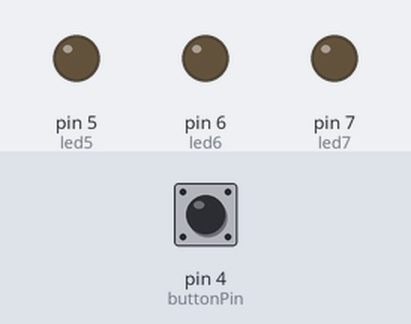
The sketch below on a simulated Arduino Uno, built with avr-gcc and run on an emulated ATmega328P. Shown: output pins drawn as LEDs (lit = HIGH). Dashed ring = blinking. Inputs (shaded band) come from the test bench; at power-on: pin 4 (buttonPin) HIGH. What the sketch prints to the serial monitor is not drawn.

Above: at 1.2 s.
1.3 s: pin 4 (buttonPin) pulled LOW for 3.2 s
At 5.2 s:
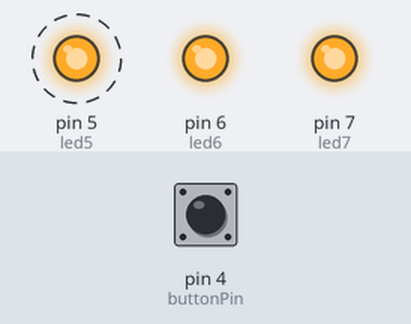
6.0 s: pin 4 (buttonPin) pulled LOW for 0.15 s
At 7.7 s:
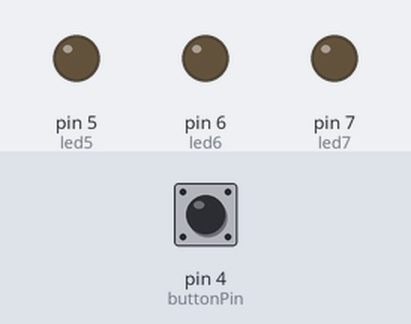
8.0 s: pin 4 (buttonPin) pulled LOW for 1 s
At 9.6 s:
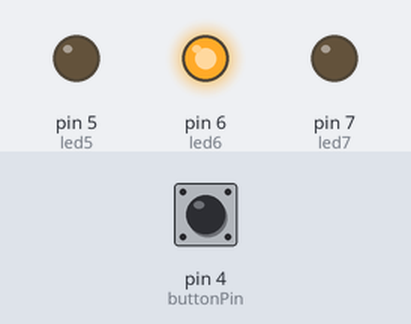
Timing chart, 0 to 11.1 s (numbered marks = the images above; inputs shaded):
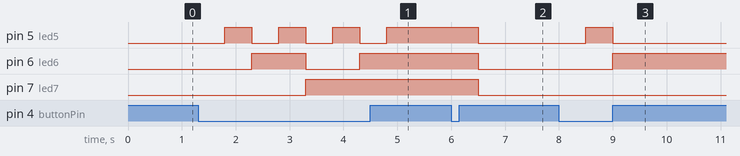

Measured:
- after the input at 1.3 s, pin 5 (led5): alternates HIGH for 0.50 s and LOW for 0.50 s, 7 changes in all, then stays HIGH, starting after 0.50 s; pin 6 (led6): LOW → HIGH after 1.0 s, → LOW 1.0 s later, → HIGH 1.0 s later; pin 7 (led7): LOW → HIGH after 2.0 s
- after the input at 6.0 s, pin 5 (led5), pin 6 (led6), pin 7 (led7): HIGH → LOW after 0.50 s
- after the input at 8.0 s, pin 5 (led5): LOW → HIGH after 0.50 s, → LOW 0.50 s later; pin 6 (led6): LOW → HIGH after 1.0 s

The sketch:

Binari_de_0_a_7.ino
```cpp
/***************************************************************************************************
**                                                                                                **
**                                    TITOL: COMPTADOR BINARI DE 0 A 7                            **
**                                                                                                **
**                                                                                                **
**                                                                                                **
ALUMNE: MANEL VALIENTE ORRIT                                                           DATA:03/02/20
***************************************************************************************************/
//*****************************INCLUIR**************************************************************

//********** Variables *****************************************************************************

  int contador = 0;

  const int led5 = 5;          // donar nom al pin 5 de l’Arduino
  const int led6 = 6;          // donar nom al pin 6 de l’Arduino
  const int led7 = 7;          // donar nom al pin 7 de l’Arduino
  const int buttonPin = 4;     // donar nom al pin 4 de l’Arduino


//********** Setup ********************************************************************************

  void setup()
{
  pinMode(led5, OUTPUT);     // definir el pin 5 com una sortida
  pinMode(led6, OUTPUT);     // definir el pin 6 com una sortida
  pinMode(led7, OUTPUT);     // definir el pin 7 com una sortida
  pinMode(buttonPin, INPUT); // definir el pin 4 com una entrada

  Serial.begin(9600);
}

//**************LOOP*******************************************************************************

  void loop()  // we need this to be here even though its empty
{
 if(digitalRead(buttonPin) == 0)
          {
          contador = contador + 1;
          if( contador == 8)
          {
          contador =0;
          }
          delay(500);
          }
                if ( contador == 0 ){
                digitalWrite(led5, LOW);
                digitalWrite(led6, LOW);
                digitalWrite(led7, LOW);
                Serial.print("0");

                }
                if ( contador == 1 ){
                digitalWrite(led5, HIGH);
                digitalWrite(led6, LOW);
                digitalWrite(led7, LOW);
                Serial.print("1");

                }
                if ( contador == 2 ){
                digitalWrite(led5, LOW);
                digitalWrite(led6, HIGH);
                digitalWrite(led7, LOW);
                Serial.print("2");


                }
                if ( contador == 3 ){
                digitalWrite(led5, HIGH);
                digitalWrite(led6, HIGH);
                digitalWrite(led7, LOW);
                Serial.print("3");

                }
                if ( contador == 4 ){
                digitalWrite(led5, LOW);
                digitalWrite(led6, LOW);
                digitalWrite(led7, HIGH);
                Serial.print("4");

                }
                if ( contador == 5 ){
                digitalWrite(led5, HIGH);
                digitalWrite(led6, LOW);
                digitalWrite(led7, HIGH);
                Serial.print("5");

                }
                if ( contador == 6 ){
                digitalWrite(led5, LOW);
                digitalWrite(led6, HIGH);
                digitalWrite(led7, HIGH);
                Serial.print("6");


                }
                 if ( contador == 7 ){
                 digitalWrite(led5, HIGH);
                 digitalWrite(led6, HIGH);
                 digitalWrite(led7, HIGH);
                 Serial.print("7");

             }

 }
//********** Funcions ****************************************************************************
```
